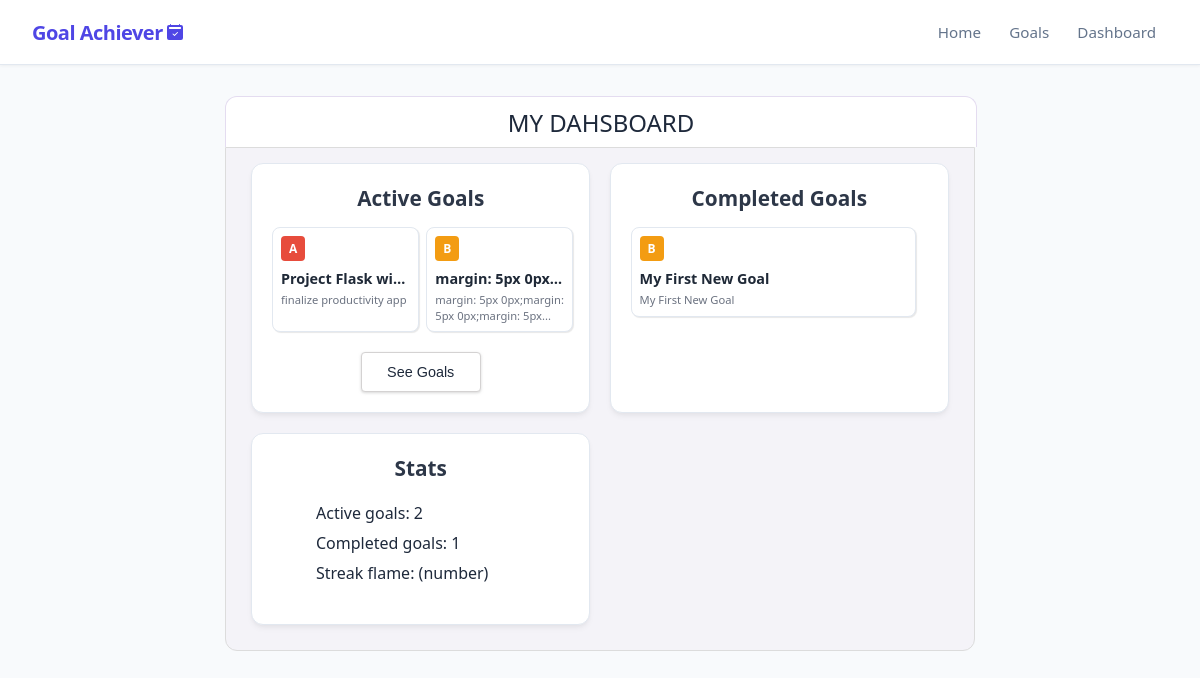
Page /dashboard on the earlier database version.
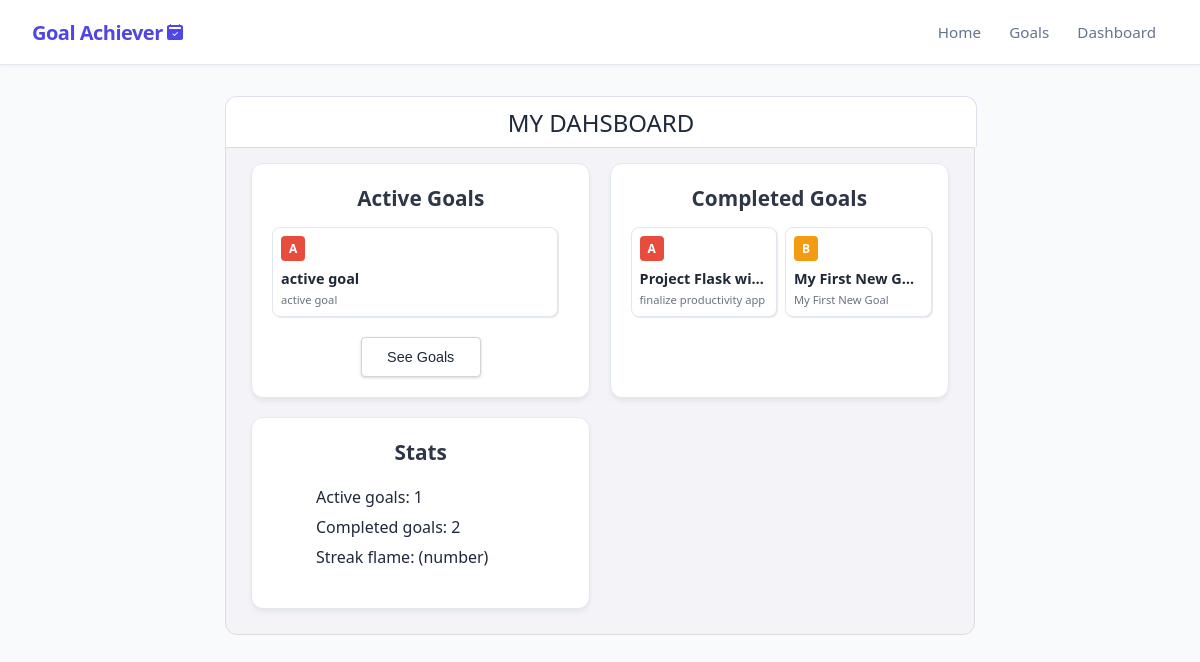
Same page on the later database version.
### app/models_db.py (models this page shows, shortened)
class Goal(db.Model):
    __tablename__ = 'goals'
    id = db.Column(db.Integer, primary_key=True)
    title = db.Column(db.String(100), nullable=False)
    description = db.Column(db.Text, nullable=False)
    is_completed = db.Column(db.Boolean, default=False)
    is_confirmed_finished = db.Column(db.Boolean, default=False)
    progress_percentage = db.Column(db.Float, default=0.0)
    difficulty = db.Column(db.String(20), nullable=False, default='Medium')
    priority = db.Column(db.String(1), nullable=False, default='b')
    created_at = db.Column(db.DateTime, default=datetime.now(timezone.utc), nullable=False)
    tasks = db.relationship('Task', backref='goal', cascade="all, delete-orphan", lazy=True)

### app/routes.py (the view)
@main.route("/dashboard", methods=['GET', 'POST'])
def dashboard():
    goals = Goal.query.order_by(Goal.priority.asc()).all()
    active_goals_count = 0
    finished_goals_count = 0
    for goal in goals:
        if goal.is_confirmed_finished == True:
            finished_goals_count += 1
        if goal.is_confirmed_finished == False:
            active_goals_count += 1
    return render_template('dashboard.html', goals=goals, active_goals_count=active_goals_count, finished_goals_count=finished_goals_count)

### app/templates/dashboard.html
{% extends 'base.html' %}
{% block content %}
<div style="max-width: 800px;">
    <div class="homepage-header">
            <h1>my dahsboard</h1>
        </div>
    <div class="home-container">
        <div class="homepage-card-container">
            <div class="homepage-card">
                <div class="card-header">
                    <h2>active goals</h2>
                </div>
                <div class="active-goals-grid">
                    {% for goal in goals[:6] %}
                        {% if not goal.is_confirmed_finished %}
                            <div class="goal-card">
                                <span class="badge badge-{{ goal.priority }}">{{ goal.priority }}</span>
                                <h3 class="goal-title">{{ goal.title }}</h3>
                                <p class="goal-description">{{ goal.description | truncate(50) }}</p>
                            </div>
                        {% endif %}
                    {% endfor %}
                </div>
                    <div style="display: flex; align-items: center; padding: 0px 12px; margin: 20px 0px; margin-bottom: 0px;">
                        <a href="/goals" style="text-decoration: none; width: 120px; overflow: visible; margin: 0 auto;">
                            <button class="homepage-action-btn">See Goals</button>
                        </a>
                    </div>
            </div>
            <div class="homepage-card">
                <div class="card-header">
                    <h2>completed goals</h2>
                </div>
                <div class="active-goals-grid">
                    {% for goal in goals[:6] %}
                        {% if goal.is_confirmed_finished %}
                            <div class="goal-card">
                                <span class="badge badge-{{ goal.priority }}">{{ goal.priority }}</span>
                                <h3 class="goal-title">{{ goal.title }}</h3>
                                <p class="goal-description">{{ goal.description | truncate(50) }}</p>
                            </div>
                        {% endif %}
                    {% endfor %}
                </div>
            </div>
            <div class="homepage-card">
                <div class="card-header">
                    <h2>stats</h2>
                </div>
                <ul>
                    <li>Active goals: {{active_goals_count}}</li>
                    <li>Completed goals: {{finished_goals_count}}</li>
                    <li>Streak flame: (number)</li>
                </ul>
            </div>
        </div>
    </div>
</div>
{% endblock %}

Differences in the rows shown:
removed Goal: priority "B", title "margin: 5px 0px…", description "margin: 5px 0px;margin: 5px 0px;margin: 5px...", shown under "Active Goals"
added Goal: priority "A", title "active goal", description "active goal", shown under "Active Goals"
changed Goal "finalize productivity app": moves from the list under "Active Goals" to the list under "Completed Goals"
Other differences:
{{ active_goals_count }}: "2" → "1"
{{ finished_goals_count }}: "1" → "2"
